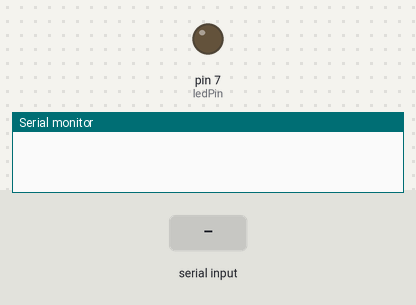
The sketch below on a simulated Arduino Uno, built with avr-gcc and run on an emulated ATmega328P. On the bench: output pins drawn as LEDs (lit = HIGH), the last lines printed to the serial monitor. Inputs (shaded band) come from the test bench.

Above: at 1.2 s.
1.3 s: "1" received over the second serial link
At 2.5 s:
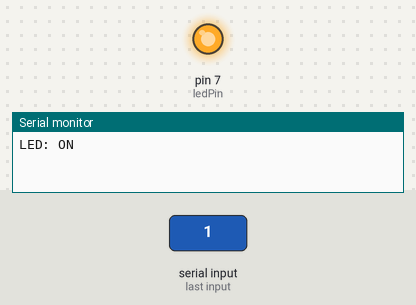
2.8 s: "0" received over the second serial link
At 3.8 s:
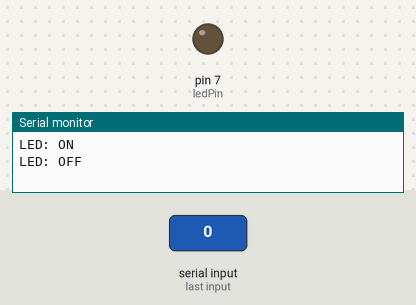
Timing chart, 0 to 5.8 s (numbered marks = the images above; inputs shaded):
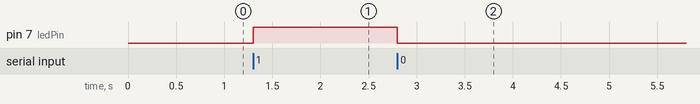

The sketch:

bluetooth.ino
```cpp
#include <SoftwareSerial.h>
SoftwareSerial BTserial(2,3);

#define ledPin 7
int state = 0;

void setup() {
  pinMode(ledPin, OUTPUT);
  digitalWrite(ledPin, LOW);
Serial.begin(9600);
  BTserial.begin(9600);
}

void loop() {
  if(BTserial.available() > 0){
    state = BTserial.read();
 }

 if (state == '0') {
  digitalWrite(ledPin, LOW);
  Serial.println("LED: OFF");
  state = 1;
 }
 else if (state == '1') {
  digitalWrite(ledPin, HIGH);
  Serial.println("LED: ON");
  state = 0;
 }
}
```

Measured:
- after the input at 1.3 s, pin 7 (ledPin): LOW → HIGH at once
- after the input at 2.8 s, pin 7 (ledPin): HIGH → LOW at once
